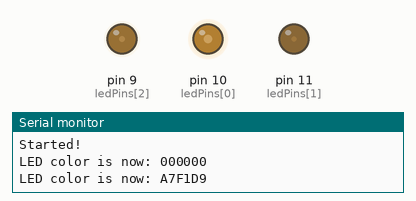
A sketch run on a simulated Arduino Uno, built with avr-gcc and run on an emulated ATmega328P. Parts: output pins drawn as LEDs (lit = HIGH), the last lines printed to the serial monitor. Random numbers use the default seed unless the sketch sets one.

Above: at 0.1 s.
At 5.1 s:
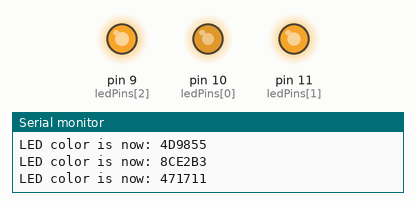
At 9.1 s:
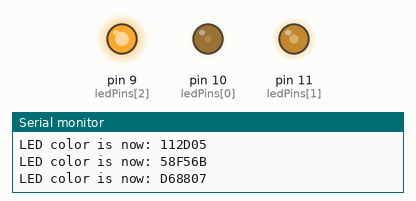
At 19.1 s:
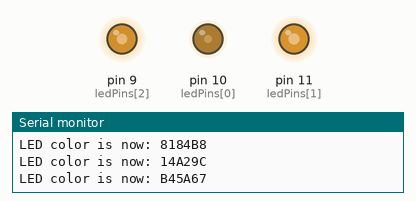
At 29.1 s:
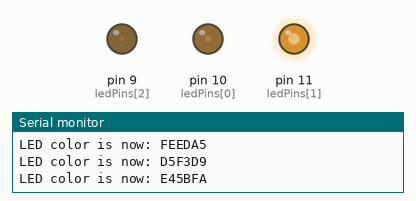
At 38.1 s:
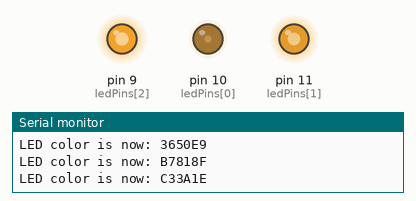
Timing chart, 0 to 40.0 s (numbered marks = the images above):
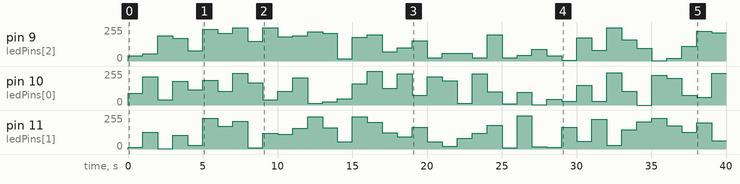

The sketch:

_04_ArduinoClass_RBG_LED_Analog_Combos_02.ino
```cpp
const int ON_LENGTH = 100;
const int OFF_LENGTH = 10;

// Can be Bytes since well below max number for a byte
byte ledPins[] = {10, 11, 9};
byte ledLevels[] = {0, 0, 0};
byte curentColor = 0;


void setup() {
  Serial.begin(19200);
  Serial.println("Started!");
  setColor();
}

void loop() {

  for (int i=0; i<3; i++) {
    int led_value = random(0, 256);
    ledLevels[i] = led_value;
  }

  setColor();
  delay(1000);

}

void setColor() {
  Serial.print("LED color is now: ");
  for (int i=0; i<3; i++) {
    analogWrite(ledPins[i], 255 - ledLevels[i]);
    if (ledLevels[i] < 16) {
       Serial.print('0');
    }
    Serial.print(ledLevels[i], HEX);
  }
  Serial.println();
}
```

Measured:
- by itself, pin 9 (ledPins[2]): 0/255 → 38/255 at 0.00 s, → 55/255 1.0 s later, → 188/255 1.0 s later, → 170/255 1.0 s later, … (40 changes in this stretch)
- by itself, pin 11 (ledPins[1]): 0/255 → 14/255 at 0.00 s, → 125/255 1.0 s later, → 1/255 1.0 s later, → 103/255 1.0 s later, … (40 changes in this stretch)
